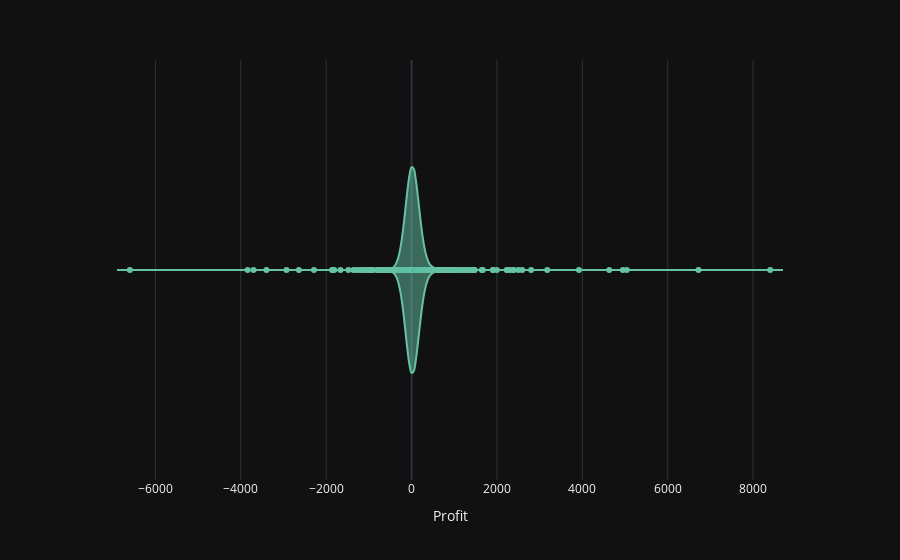

The notebook cell this image was saved under:
### Markdown cell above
# EDA

### Code cell
iplot(px.violin(data_frame=data,x="Profit"))

### Figure 1 — Plotly figure (JSON) as saved in the notebook; plotly's stock layout.template omitted (floating-point values rounded to 4 significant figures; data arrays with more than 128 entries replaced by an {"elided": "..."} marker saying what was removed)
{"data": [{"alignmentgroup": "True", "box": {"visible": false}, "hovertemplate": "Profit=%{x}<extra></extra>", "legendgroup": "", "marker": {"color": "rgb(102,194,165)"}, "name": "", "offsetgroup": "", "orientation": "h", "scalegroup": "True", "showlegend": false, "type": "violin", "x": {"elided": "9978 float values"}, "x0": " ", "xaxis": "x", "y0": " ", "yaxis": "y"}], "layout": {"autosize": true, "legend": {"tracegroupgap": 0}, "margin": {"t": 60}, "violinmode": "group", "xaxis": {"anchor": "y", "autorange": true, "domain": [0, 1], "range": [-7767.0, 9567.0], "title": {"text": "Profit"}, "type": "linear"}, "yaxis": {"anchor": "x", "autorange": true, "domain": [0, 1], "range": [-0.5, 0.5], "type": "category"}}}
